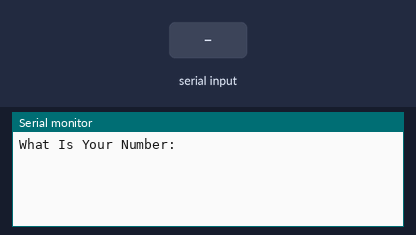
This sketch was run on a simulated Arduino Uno, built with avr-gcc and run on an emulated ATmega328P. On the bench: the last lines printed to the serial monitor. The inputs (shaded band) are chosen by the test bench.

Above: at 1.2 s.
1.3 s: "90,45\n" received over Serial
At 2.2 s:
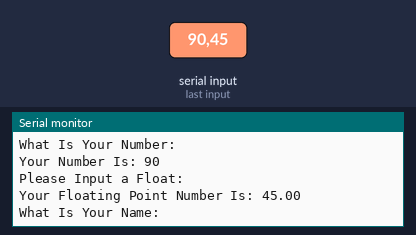
2.8 s: "30,150\n" received over Serial
At 4.7 s:
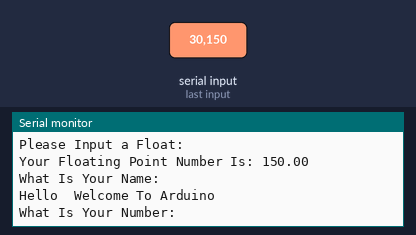

The sketch:

ReadingInputFromSerialMonitor.ino
```cpp
int myInt;
float myFloat;
String myName;
int br = 9600;

void setup() {
  Serial.begin(br);
  // put your setup code here, to run once:

}

void loop() {
  //Reading Integers
  Serial.println("What Is Your Number: ");
  while(Serial.available() == 0) {

  }
  myInt = Serial.parseInt();
  Serial.print("Your Number Is: ");
  Serial.println(myInt);

  //Reading Floating Point Numbers
  Serial.println("Please Input a Float: ");
  while(Serial.available() == 0) {

  }
  myFloat = Serial.parseFloat();
  Serial.print("Your Floating Point Number Is: ");
  Serial.println(myFloat);

  //Reading Strings
  Serial.println("What Is Your Name: ");
  while(Serial.available() == 0) {

  }
  myName = Serial.readString();
  Serial.print("Hello ");
  Serial.printS(myName);
  Serial.println(" Welcome To Arduino");
  // put your main code here, to run repeatedly:

}
```

Measured:
- after the input at 1.3 s, the serial monitor: prints a new line at once (image 1)
- after the input at 2.8 s, the serial monitor: prints a new line at once (image 2)
